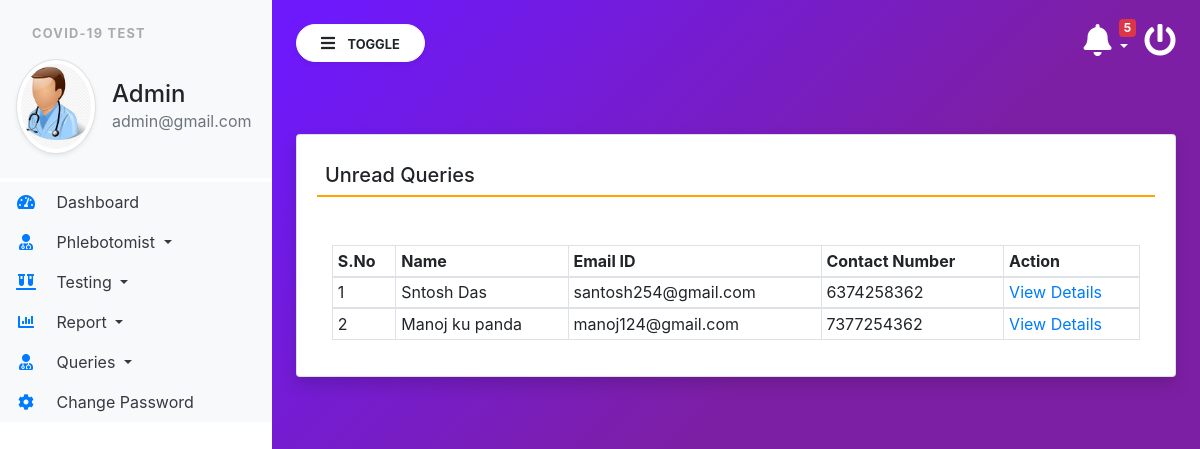
The app's page /unread_queries (signed in) with its own data.
### covid/models.py (models this page shows, shortened)
class Contact(models.Model):
    name = models.CharField(max_length=100, null=True)
    emailid = models.CharField(max_length=50, null=True)
    contact = models.CharField(max_length=15, null=True)
    symptoms = models.CharField(max_length=150, null=True)
    message = models.CharField(max_length=300, null=True)
    msgdate = models.DateField(null=True)
    isread = models.CharField(max_length=10, null=True)

### covid/views.py (the view)
# urls.py: path('unread_queries', unread_queries, name='unread_queries'),
def unread_queries(request):
    if not request.user.is_authenticated:
        return redirect('login_admin')
    contact = Contact.objects.filter(isread="no")
    return render(request,'unread_queries.html', locals())

### covid/templatetags/custom_tag.py (called while the page is built)
@register.filter(name = 'notification')
def notification(obj):
    test  = Testrecord.objects.filter(ReportStatus="Not Processed yet")
    return test

@register.simple_tag()
def notificationcount(*args, **kwargs):
    testcount  = Testrecord.objects.filter(ReportStatus="Not Processed yet").count()
    return testcount

### covid/templates/unread_queries.html
{% extends 'admin_base.html' %}
{% block main  %}
<div class="card shadow mt-5">
    <div class="card-body">
        <h5 class="p-2" style="border-bottom: 2px solid orange;">Unread Queries </h5>
        <div class="container-fluid mt-5">
            <table class="table table-bordered table-sm" id="example">
                <thead>
                <tr>
                    <th>S.No</th>
                    <th>Name</th>
                    <th>Email ID</th>
                    <th>Contact Number</th>
                    <th>Action</th>
                </tr>
                </thead>
                {% for i in contact %}
                <tbody>
                <tr>
                    <td>{{forloop.counter}}</td>
                    <td>{{i.name}}</td>
                    <td>{{i.emailid}}</td>
                    <td>{{i.contact}}</td>
                    <td><a href="{% url 'view_queries' i.id %}" class="text-primary">View Details</a></td>
                </tr>
                {% endfor %}
                </tbody>
            </table>
        </div>
    </div>
</div>
{% endblock %}

### covid/templates/admin_base.html (shortened to what this page needs)
{% load static %}
{% load custom_tag %}
<html lang="en">
<head>
    <link rel="stylesheet" href="https://maxcdn.bootstrapcdn.com/bootstrap/4.3.1/css/bootstrap.min.css">
    <link rel="stylesheet" href="https://use.fontawesome.com/releases/v5.6.3/css/all.css"
>
    <link rel="stylesheet" type="text/css" href="{% static 'css/sidebar.css' %}">
</head>
<body>
<div class="vertical-nav bg-white" id="sidebar">
    <div class="py-4 px-3 mb-1 bg-light">
        <p class="font-weight-bold text-uppercase px-3 small dashboard-text">Covid-19 Test</p>
        <div class="media d-flex align-items-center">
            <img src="{% static 'images/admin.jpg' %}" width="80" height="80"
                 class="mr-3 rounded-circle img-thumbnail shadow-sm">
            <div class="media-body">
                <h4 class="mb-0">Admin</h4>
                <p class="text-muted mb-0">{{request.user.email}}</p>
            </div>
        </div>
    </div>
    <ul class="nav flex-column bg-white">
        <li class="nav-item">
            <a href="{% url 'admin_home' %}" class="nav-link text-dark bg-light">
                <i class="fas fa-tachometer-alt fa-fw mr-3 text-primary"></i>
                Dashboard
            </a>
        </li>
        <li class="nav-item dropdown">
            <a class="nav-link dropdown-toggle text-dark bg-light" href="#" id="navbardrop" data-toggle="dropdown">
                <i class="fas fa-user-md mr-3 text-primary fa-fw"></i> Phlebotomist
            </a>
        </li>
        <li class="nav-item dropdown">
            <a class="nav-link dropdown-toggle text-dark bg-light" href="#" id="navbardrop" data-toggle="dropdown">
                <i class="fas fa-vials mr-3 text-primary fa-fw"></i> Testing
            </a>
        </li>
        <li class="nav-item dropdown">
            <a class="nav-link dropdown-toggle text-dark bg-light" href="#" id="navbardrop" data-toggle="dropdown">
                <i class="fas fa-chart-bar mr-3 text-primary fa-fw"></i> Report
            </a>
        </li>
        <li class="nav-item dropdown">
            <a class="nav-link dropdown-toggle text-dark bg-light" href="#" id="navbardrop" data-toggle="dropdown">
                <i class="fas fa-user-md mr-3 text-primary fa-fw"></i> Queries
            </a>
        </li>
        <li class="nav-item">
            <a href="{% url 'changePassword' %}" class="nav-link text-dark bg-light">
                <i class="fas fa-cog mr-3 text-primary fa-fw"></i>
                Change Password
            </a>
        </li>
    </ul>
</div>
<div class="page-content p-4" id="content">
    <a href="/logout" title="logout" class="float-right text-white"><i class="fas fa-power-off fa-2x"></i></a>
    <div class="container">
        <div class="dropdown">
    <a href="" class="float-right text-white pr-3 dropdown-toggle" id="menu1" data-toggle="dropdown"><span class="badge badge-danger">{% notificationcount %}</span><i class="fas fa-bell fa-2x"> </i>
    </a>
    </div>
        </div>
    <button id="sidebarCollapse" type="button" class="btn btn-light bg-white rounded-pill shadow-sm px-4 mb-4">
        <i class="fas fa-bars mr-2"></i>
        <small class="text-uppercase font-weight-bold">Toggle</small>
    </button>
    {% block main %}
    {% endblock %}
</div>
</body>
</html>

### covid/static/css/sidebar.css (style rules this page uses)
body { background-image : linear-gradient(135.9deg,rgba(109,25,252,1) 16.4%,rgba(125,31,165,1) 56.1%); min-height:100vh; }
.vertical-nav { min-width : 17rem; width : 17rem; height:100vh; position:fixed; top:0; left:0; transition: all 0.4s; }
.page-content { width:calc(100% - 17rem); margin-left:17rem; transition:all 0.4s; }
.dashboard-text { letter-spacing : 0.1em; color : #aaa; }
.badge { position: absolute; top: -5px; right: 25px; }

### records on screen
Contact: name "Sntosh Das", emailid "santosh254@gmail.com", contact "6374258362"
Contact: name "Manoj ku panda", emailid "manoj124@gmail.com", contact "7377254362"

### other values on screen
{{ request.user.email }} "admin@gmail.com"
